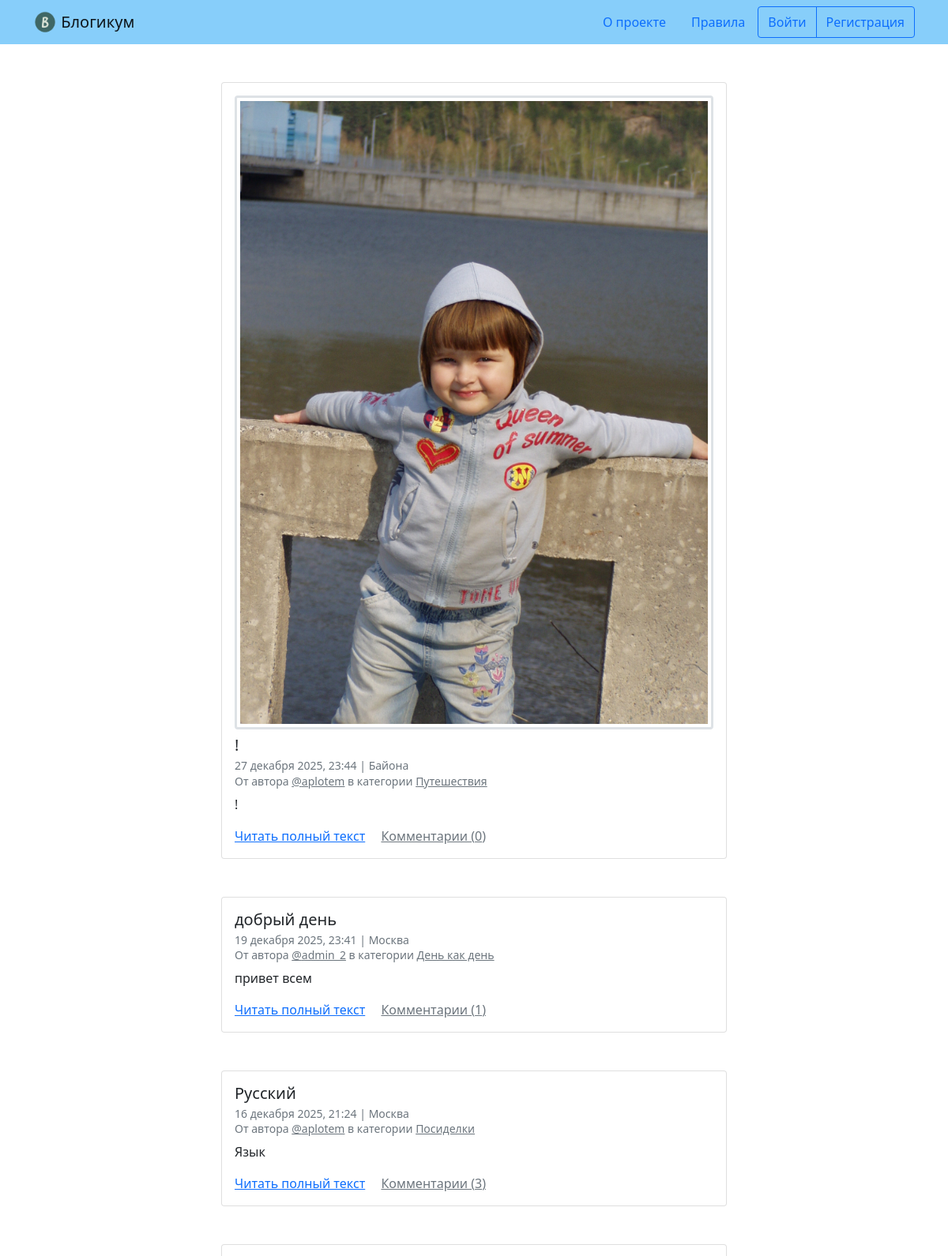
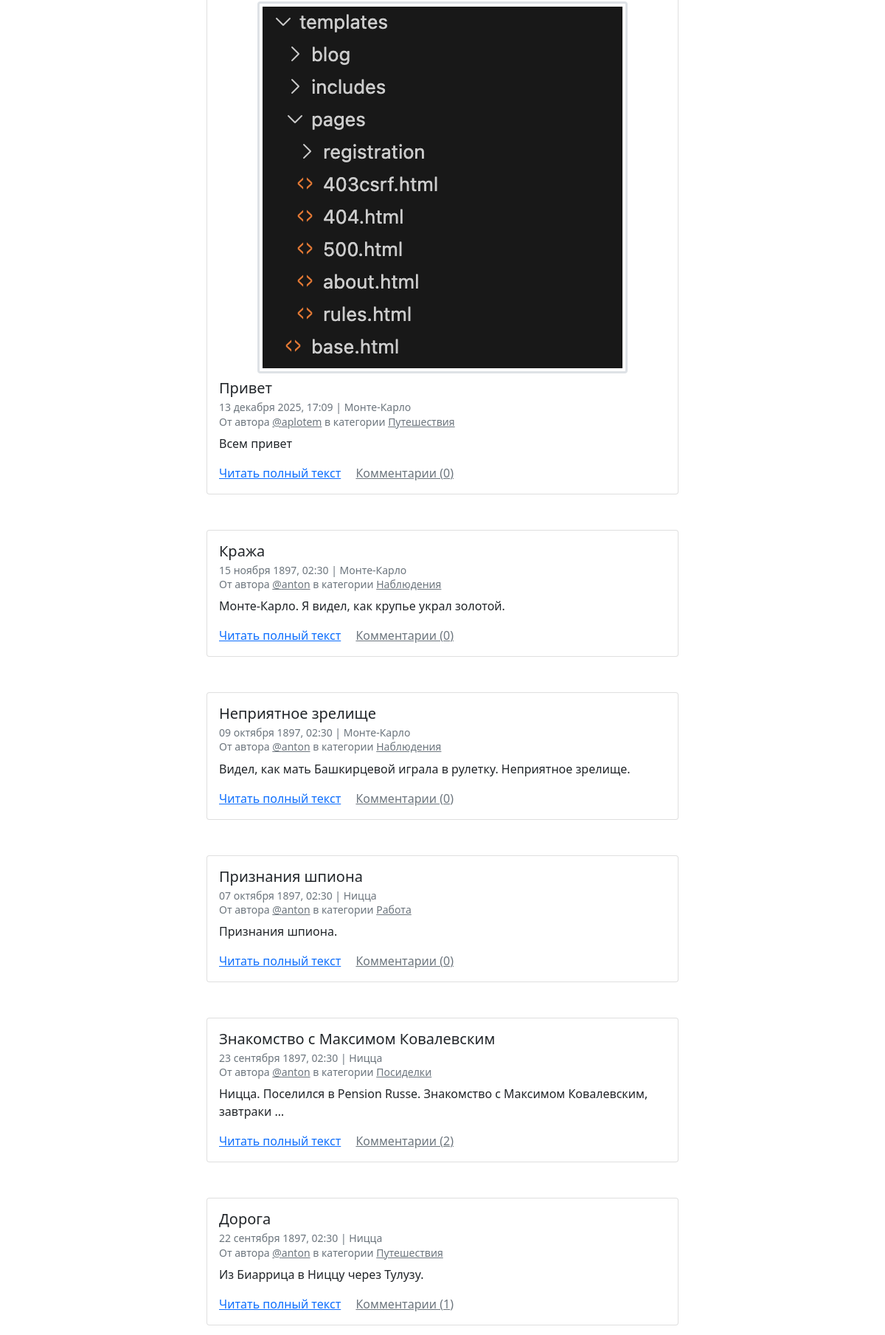
The page / (upper part) on the database its author committed (2 pictures, top to bottom).
### blog/models.py (models this page shows, shortened)
class Post(models.Model):
    title = models.CharField(
        max_length=256,
        verbose_name='Заголовок'
    )
    text = models.TextField(verbose_name='Текст')
    pub_date = models.DateTimeField(
        verbose_name='Дата и время публикации',
        help_text='Если установить дату и время в будущем — '
                  'можно делать отложенные публикации.'
    )
    author = models.ForeignKey(
        User,
        on_delete=models.CASCADE,
        verbose_name='Автор публикации',
        related_name='posts'
    )
    location = models.ForeignKey(
        Location,
        on_delete=models.SET_NULL,
        null=True,
        blank=True,
        verbose_name='Местоположение'
    )
    category = models.ForeignKey(
        Category,
        on_delete=models.SET_NULL,
        null=True,
        verbose_name='Категория',
        related_name='posts'
    )
    is_published = models.BooleanField(
        default=True,
        verbose_name='Опубликовано',
        help_text='Снимите галочку, чтобы скрыть публикацию.'
    )
    created_at = models.DateTimeField(
        auto_now_add=True,
        verbose_name='Добавлено'
    )
    image = models.ImageField(
        'Изображение',
        upload_to='posts_images/',
        blank=True,
        null=True
    )
    objects = models.Manager()
    published = PublishedManager()
    class Meta:
        verbose_name = 'публикация'
        verbose_name_plural = 'Публикации'
        ordering = ['-pub_date']

class Location(models.Model):
    name = models.CharField(
        max_length=256,
        verbose_name='Название места'
    )
    is_published = models.BooleanField(
        default=True,
        verbose_name='Опубликовано',
        help_text='Снимите галочку, чтобы скрыть публикацию.'
    )
    created_at = models.DateTimeField(
        auto_now_add=True,
        verbose_name='Добавлено'
    )
    class Meta:
        verbose_name = 'местоположение'
        verbose_name_plural = 'Местоположения'

class Category(models.Model):
    title = models.CharField(
        max_length=256,
        verbose_name='Заголовок'
    )
    description = models.TextField(verbose_name='Описание')
    slug = models.SlugField(
        unique=True,
        verbose_name='Идентификатор',
        help_text='Идентификатор страницы для URL; '
                  'разрешены символы латиницы, цифры, дефис и подчёркивание.'
    )
    is_published = models.BooleanField(
        default=True,
        verbose_name='Опубликовано',
        help_text='Снимите галочку, чтобы скрыть публикацию.'
    )
    created_at = models.DateTimeField(
        auto_now_add=True,
        verbose_name='Добавлено'
    )
    class Meta:
        verbose_name = 'категория'
        verbose_name_plural = 'Категории'

### blog/views.py (the view)
# urls.py: path('', views.index, name='index'),
def index(request):
    posts = get_published_posts_with_comments()
    page_obj = paginate_posts(request, posts)
    return render(request, 'blog/index.html', {'page_obj': page_obj})

### blog/utils.py (called while the page is built)
def get_published_posts_with_comments(queryset=None, include_unpublished_for_author=None):
    if queryset is None:
        queryset = Post.objects.all()
    if include_unpublished_for_author:
        queryset = queryset.filter(author=include_unpublished_for_author)
    else:
        queryset = queryset.filter(
            is_published=True,
            pub_date__lte=timezone.now(),
            category__is_published=True
        )
    queryset = queryset.annotate(
        comment_count=Count('comments')
    )
    ordering = Post._meta.ordering
    if ordering:
        queryset = queryset.order_by(*ordering)
    return queryset

def paginate_posts(request, posts_queryset, posts_per_page=10):
    paginator = Paginator(posts_queryset, posts_per_page)
    page_number = request.GET.get('page')
    return paginator.get_page(page_number)

### templates/blog/index.html (shortened to what this page needs)
{% extends "base.html" %}
{% block content %}
  {% for post in page_obj %}
    <article class="mb-5">
      {% include "includes/post_card.html" %}
    </article>
  {% endfor %}
{% endblock %}

### templates/includes/post_card.html (shortened to what this page needs)
<div class="col d-flex justify-content-center">
  <div class="card" style="width: 40rem;">
    <div class="card-body">
      {% if post.image %}
        <a href="{{ post.image.url }}" target="_blank">
          <img class="border-3 rounded img-fluid img-thumbnail mb-2 mx-auto d-block" src="{{ post.image.url }}">
        </a>
      {% endif %}
      <h5 class="card-title">{{ post.title }}</h5>
      <h6 class="card-subtitle mb-2 text-muted">
        <small>
          {{ post.pub_date|date:"d E Y, H:i" }} | {% if post.location and post.location.is_published %}{{ post.location.name }}{% else %}Планета Земля{% endif %}<br>
          От автора <a class="text-muted" href="{% url 'pages:profile' post.author.username %}">@{{ post.author.username }}</a> в
          категории {% include "includes/category_link.html" %}
        </small>
      </h6>
      <p class="card-text">{{ post.text|truncatewords:10 }}</p>
      <a href="{% url 'blog:post_detail' post.id %}" class="card-link">Читать полный текст</a>
      <a href="{% url 'blog:post_detail' post.id %}" class="card-link text-muted">
        Комментарии ({{ post.comment_count }})
      </a>
    </div>
  </div>
</div>

### templates/includes/category_link.html
<a class="text-muted" href="{% url 'blog:category_posts' post.category.slug %}">
  {{ post.category.title }}
</a>

### rows shown on the page
Post: image (picture), title "!", pub_date "27 декабря 2025, 23:44", location.name "Байона", author.username "aplotem", category "Путешествия", text "!", comment_count "0"
Post: title "добрый день", pub_date "19 декабря 2025, 23:41", location.name "Москва", author.username "admin_2", category "День как день", text "привет всем", comment_count "1"
Post: title "Русский", pub_date "16 декабря 2025, 21:24", location.name "Москва", author.username "aplotem", category "Посиделки", text "Язык", comment_count "3"
Post: image (picture), title "Привет", pub_date "13 декабря 2025, 17:09", location.name "Монте-Карло", author.username "aplotem", category "Путешествия", text "Всем привет", comment_count "0"
Post: title "Кража", pub_date "15 ноября 1897, 02:30", location.name "Монте-Карло", author.username "anton", category "Наблюдения", text "Монте-Карло. Я видел, как крупье украл золотой.", comment_count "0"
Post: title "Неприятное зрелище", pub_date "09 октября 1897, 02:30", location.name "Монте-Карло", author.username "anton", category "Наблюдения", text "Видел, как мать Башкирцевой играла в рулетку. Неприятное зрелище.", comment_count "0"
Post: title "Признания шпиона", pub_date "07 октября 1897, 02:30", location.name "Ницца", author.username "anton", category "Работа", text "Признания шпиона.", comment_count "0"
Post: title "Знакомство с Максимом Ковалевским", pub_date "23 сентября 1897, 02:30", location.name "Ницца", author.username "anton", category "Посиделки", text "Ницца. Поселился в Pension Russe. Знакомство с Максимом Ковалевским, завтраки …", comment_count "2"
Post: title "Дорога", pub_date "22 сентября 1897, 02:30", location.name "Ницца", author.username "anton", category "Путешествия", text "Из Биаррица в Ниццу через Тулузу.", comment_count "1"
